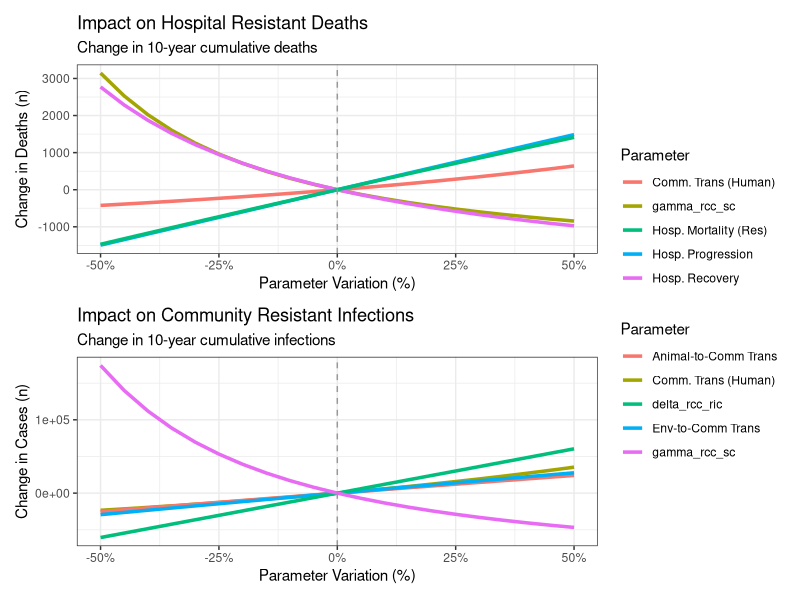

The R source for this figure:
# ==============================================================================
# Analysis: One-Way Sensitivity Analysis (OWSA)
# Description: Assesses impact of parameters on 10-Year Cumulative Burden.
# Method: 1. Rank parameters (Tornado) -> 2. Detailed Sweep -> 3. Spider Plot
# ==============================================================================

# --- 1. SETUP & INITIALIZATION ------------------------------------------------
rm(list = ls())

library(deSolve)
library(dplyr)
library(tidyr)
library(ggplot2)
library(scales)
library(patchwork)

# 1.1. Define Baseline Parameters (Calibrated Values)
baseline_params <- list(
  # Transmission
  beta_hh = 0.007893581, beta_hc = 0.003655865,
  beta_eh = 0.006259864, beta_sc_ec = 0.000260089, beta_sc_ac = 0.000683476,
  beta_sh_sih = 0.239527636, beta_sc_sic = 0.00000792,
  
  # Progression
  delta_rch_rih = 0.03395087, delta_rch_sih = 0.00084658,
  delta_rcc_ric = 0.000085556, delta_rcc_sic = 0.00084658,
  
  # Recovery & Mortality
  mu_sih = 0.00311667, mu_rih = 0.00404500, 
  gamma_sih_sh = 0.14285714, gamma_rch_sh = 0.00612032, gamma_rih_rch = 0.11111111,
  gamma_sic_sc = 0.25, gamma_rcc_sc = 0.009, gamma_ric_rcc = 0.17,
  mu_sic = 0.003226, mu_ric = 0.003629,
  
  # Demographics & Movement
  alpha_adm = 0.000316, alpha_dis = 0.235,
  mu_b = 0.00002518, mu_m = 0.000002, mu_d = 0.00001353
)

# 1.2. Define Initial Conditions (Matches Scenario Analysis)
N_total <- 5.18e6
N_hosp  <- 37588 * 0.857
N_comm  <- N_total - N_hosp

# Hospital Compartments
RC_h <- round(0.124 * N_hosp)
RI_h <- round(0.119 * 0.314 * 0.377 * N_hosp)
SI_h <- round(0.119 * 0.314 * 0.56 * N_hosp)
S_h  <- N_hosp - RC_h - RI_h - SI_h

# Community Compartments
RC_c <- round(0.257 * N_comm)
RI_c <- round(0.001 * N_comm)
SI_c <- round(0.01 * N_comm)
S_c  <- N_comm - RC_c - RI_c - SI_c

y_init_baseline <- c(
  Sh = S_h, RCh = RC_h, RIh = RI_h, SIh = SI_h,
  Sc = S_c, RCc = RC_c, RIc = RI_c, SIc = SI_c,
  Drh = 0, Dsh = 0, Drc = 0, Dsc = 0,        # Cumulative Deaths
  C_RIh = 0, C_SIh = 0, C_RIc = 0, C_SIc = 0 # Cumulative Cases
)

# --- 2. MODEL DEFINITION (Self-Contained) -------------------------------------

# Helper: Constrain flow to avoid negative populations
constrain_flow <- function(rate, pool) { min(rate, pool) }

# ODE System
infection_model_ode <- function(t, y, params) {
  with(as.list(c(y, params)), {
    # Populations
    Nh_curr <- max(1, Sh + RCh + RIh + SIh)
    Nc_curr <- max(1, Sc + RCc + RIc + SIc)
    N_living <- Nh_curr + Nc_curr
    
    # --- Flows: Hospital ---
    f_Sh_env <- constrain_flow(beta_eh * Sh, Sh)
    f_Sh_rc  <- constrain_flow(beta_hh * Sh * RCh / Nh_curr, Sh)
    f_Sh_si  <- constrain_flow(beta_sh_sih * Sh * SIh / Nh_curr, Sh)
    f_Sh_out <- constrain_flow(alpha_dis * Sh, Sh)
    f_Sh_d   <- constrain_flow(mu_d * Sh, Sh)
    
    f_RCh_ri  <- constrain_flow(delta_rch_rih * RCh, RCh)
    f_RCh_s   <- constrain_flow(gamma_rch_sh * RCh, RCh)
    f_RCh_out <- constrain_flow(alpha_dis * RCh, RCh)
    f_RCh_si  <- constrain_flow(delta_rch_sih * RCh, RCh)
    f_RCh_d   <- constrain_flow(mu_d * RCh, RCh)
    
    f_RIh_rc <- constrain_flow(gamma_rih_rch * RIh, RIh)
    f_RIh_d  <- constrain_flow(mu_rih * RIh, RIh)
    
    f_SIh_s  <- constrain_flow(gamma_sih_sh * SIh, SIh)
    f_SIh_d  <- constrain_flow(mu_sih * SIh, SIh)
    
    # --- Flows: Community ---
    f_Sc_env   <- constrain_flow(beta_sc_ec * Sc, Sc)
    f_Sc_ani   <- constrain_flow(beta_sc_ac * Sc * 0.33, Sc)
    f_Sc_rc    <- constrain_flow(beta_hc * Sc * RCc / Nc_curr, Sc)
    f_Sc_si    <- constrain_flow(beta_sc_sic * Sc * SIc / Nc_curr, Sc)
    f_Sc_in    <- constrain_flow(alpha_adm * Sc, Sc)
    f_Sc_d     <- constrain_flow(mu_d * Sc, Sc)
    
    f_RCc_ri   <- constrain_flow(delta_rcc_ric * RCc, RCc)
    f_RCc_si   <- constrain_flow(delta_rcc_sic * RCc, RCc)
    f_RCc_s    <- constrain_flow(gamma_rcc_sc * RCc, RCc)
    f_RCc_in   <- constrain_flow(alpha_adm * RCc, RCc)
    f_RCc_d    <- constrain_flow(mu_d * RCc, RCc)
    
    f_RIc_rc <- constrain_flow(gamma_ric_rcc * RIc, RIc)
    f_RIc_d  <- constrain_flow(mu_ric * RIc, RIc)
    f_RIc_in <- constrain_flow(alpha_adm * RIc, RIc)
    
    f_SIc_s  <- constrain_flow(gamma_sic_sc * SIc, SIc)
    f_SIc_d  <- constrain_flow(mu_sic * SIc, SIc)
    f_SIc_in <- constrain_flow(alpha_adm * SIc, SIc)
    
    # --- Derivatives ---
    dSh  <- -f_Sh_env - f_Sh_rc - f_Sh_si - f_Sh_out - f_Sh_d + f_SIh_s + f_RCh_s + f_Sc_in
    dRCh <- -f_RCh_ri - f_RCh_s - f_RCh_out - f_RCh_si - f_RCh_d + f_Sh_env + f_Sh_rc + f_RIh_rc + f_RCc_in
    dRIh <- -f_RIh_rc - f_RIh_d + f_RCh_ri + f_RIc_in
    dSIh <- -f_SIh_s - f_SIh_d + f_Sh_si + f_RCh_si + f_SIc_in
    
    dSc  <- -f_Sc_env - f_Sc_ani - f_Sc_rc - f_Sc_si - f_Sc_in - f_Sc_d + f_SIc_s + f_RCc_s + f_Sh_out + mu_b * N_living + mu_m * N_living
    dRCc <- -f_RCc_ri - f_RCc_si - f_RCc_s - f_RCc_in - f_RCc_d + f_Sc_env + f_Sc_ani + f_Sc_rc + f_RIc_rc + f_RCh_out
    dRIc <- -f_RIc_rc - f_RIc_d - f_RIc_in + f_RCc_ri
    dSIc <- -f_SIc_s - f_SIc_d - f_SIc_in + f_Sc_si + f_RCc_si
    
    # Cumulative Trackers
    dDrh <- f_RIh_d; dDsh <- f_SIh_d
    dDrc <- f_RIc_d; dDsc <- f_SIc_d
    dC_RIh <- f_RCh_ri + f_RIc_in
    dC_SIh <- f_Sh_si + f_RCh_si + f_SIc_in
    dC_RIc <- f_RCc_ri
    dC_SIc <- f_Sc_si + f_RCc_si
    
    list(c(dSh, dRCh, dRIh, dSIh, dSc, dRCc, dRIc, dSIc,
           dDrh, dDsh, dDrc, dDsc, dC_RIh, dC_SIh, dC_RIc, dC_SIc))
  })
}

# --- 3. SIMULATION WRAPPER ----------------------------------------------------

# Settings
full_sim_years <- 20
econ_years <- 10
start_day_econ <- (full_sim_years - econ_years) * 365
times_vec <- seq(0, full_sim_years * 365, by = 365) # Yearly steps

run_simulation_horizon <- function(parms) {
  # Run ODE
  out <- try(ode(y = y_init_baseline, times = times_vec, 
                 func = infection_model_ode, parms = parms, method = "lsoda"), 
             silent = TRUE)
  
  if (inherits(out, "try-error")) return(rep(NA, 4))
  
  df <- as.data.frame(out)
  
  # Extract start and end of economic horizon
  row_start <- df[df$time >= start_day_econ, ][1, ]
  row_end   <- df[nrow(df), ]
  
  if (any(is.na(row_start)) || any(is.na(row_end))) return(rep(NA, 4))
  
  # Calculate 10-Year Cumulative Totals (End - Start)
  c(
    Drh = row_end$Drh - row_start$Drh,
    Drc = row_end$Drc - row_start$Drc,
    Cases_h = row_end$C_RIh - row_start$C_RIh,
    Cases_c = row_end$C_RIc - row_start$C_RIc
  )
}

# --- 4. SENSITIVITY ANALYSIS --------------------------------------------------

# 4.1. Pre-Scan: Identify Top Influential Parameters
message("Step 1: Identifying top influential parameters...")

# Structural parameters to exclude from sensitivity
exclude_pars <- c("alpha_adm", "alpha_dis", "mu_b", "mu_m", "mu_d")
scan_results <- list()

for (p_name in names(baseline_params)) {
  if (p_name %in% exclude_pars) next
  val <- baseline_params[[p_name]]
  if (val == 0) next
  
  # Check +/- 50% range
  res_low  <- run_simulation_horizon(replace(baseline_params, p_name, val * 0.5))
  res_high <- run_simulation_horizon(replace(baseline_params, p_name, val * 1.5))
  
  if (!any(is.na(res_low)) && !any(is.na(res_high))) {
    scan_results[[p_name]] <- data.frame(
      parameter = p_name,
      range_Drh = abs(res_high["Drh"] - res_low["Drh"]),
      range_Cases_c = abs(res_high["Cases_c"] - res_low["Cases_c"])
    )
  }
}

df_scan <- bind_rows(scan_results)

# Select Top 5 for Hospital Deaths and Community Cases
top5_Drh <- df_scan %>% arrange(desc(range_Drh)) %>% slice(1:5) %>% pull(parameter)
top5_Cases_c <- df_scan %>% arrange(desc(range_Cases_c)) %>% slice(1:5) %>% pull(parameter)
key_params <- unique(c(top5_Drh, top5_Cases_c))

message("Key parameters identified: ", paste(key_params, collapse=", "))

# 4.2. Detailed Sweep for Top Parameters
message("Step 2: Running detailed parameter sweep...")
pct_changes <- seq(-0.5, 0.5, by = 0.05) # +/- 50% sweep
baseline_res <- run_simulation_horizon(baseline_params)
sweep_data <- list()

for (p_name in key_params) {
  for (pct in pct_changes) {
    curr_pars <- baseline_params
    curr_pars[[p_name]] <- curr_pars[[p_name]] * (1 + pct)
    
    res <- run_simulation_horizon(curr_pars)
    
    if (!any(is.na(res))) {
      sweep_data[[length(sweep_data) + 1]] <- data.frame(
        parameter = p_name,
        pct_change = pct,
        # Calculate Absolute Change relative to Baseline
        delta_Drh = res["Drh"] - baseline_res["Drh"],
        delta_Cases_c = res["Cases_c"] - baseline_res["Cases_c"]
      )
    }
  }
}

df_sweep <- bind_rows(sweep_data)

# --- 5. VISUALIZATION (Spider Plot) -------------------------------------------

# Label Dictionary for Clean Plots
param_labels <- c(
  "beta_hh" = "Hosp. Trans (Human)", "beta_hc" = "Comm. Trans (Human)",
  "beta_sh_sih" = "Hosp. Trans (Sensitive)", "delta_rch_rih" = "Hosp. Progression",
  "mu_rih" = "Hosp. Mortality (Res)", "gamma_rih_rch" = "Hosp. Recovery",
  "beta_sc_ec" = "Env-to-Comm Trans", "beta_sc_ac" = "Animal-to-Comm Trans"
)

# Prepare Data for Plotting
df_plot <- df_sweep %>%
  mutate(label = recode(parameter, !!!param_labels, .default = parameter))

# Plot A: Sensitivity of Hospital Deaths
p1 <- df_plot %>%
  filter(parameter %in% top5_Drh) %>%
  ggplot(aes(x = pct_change, y = delta_Drh, color = label, group = parameter)) +
  geom_line(linewidth = 1.2) +
  geom_vline(xintercept = 0, linetype = "dashed", color = "gray60") +
  scale_x_continuous(labels = percent_format()) +
  labs(title = "Impact on Hospital Resistant Deaths",
       subtitle = "Change in 10-year cumulative deaths",
       y = "Change in Deaths (n)", x = "Parameter Variation (%)", color = "Parameter") +
  theme_bw()

# Plot B: Sensitivity of Community Cases
p2 <- df_plot %>%
  filter(parameter %in% top5_Cases_c) %>%
  ggplot(aes(x = pct_change, y = delta_Cases_c, color = label, group = parameter)) +
  geom_line(linewidth = 1.2) +
  geom_vline(xintercept = 0, linetype = "dashed", color = "gray60") +
  scale_x_continuous(labels = percent_format()) +
  labs(title = "Impact on Community Resistant Infections",
       subtitle = "Change in 10-year cumulative infections",
       y = "Change in Cases (n)", x = "Parameter Variation (%)", color = "Parameter") +
  theme_bw()

# Combine
final_plot <- p1 / p2 + plot_layout(guides = "collect")
print(final_plot)

ggsave("Figure_Sensitivity_Spider.png", final_plot, width = 8, height = 10)
